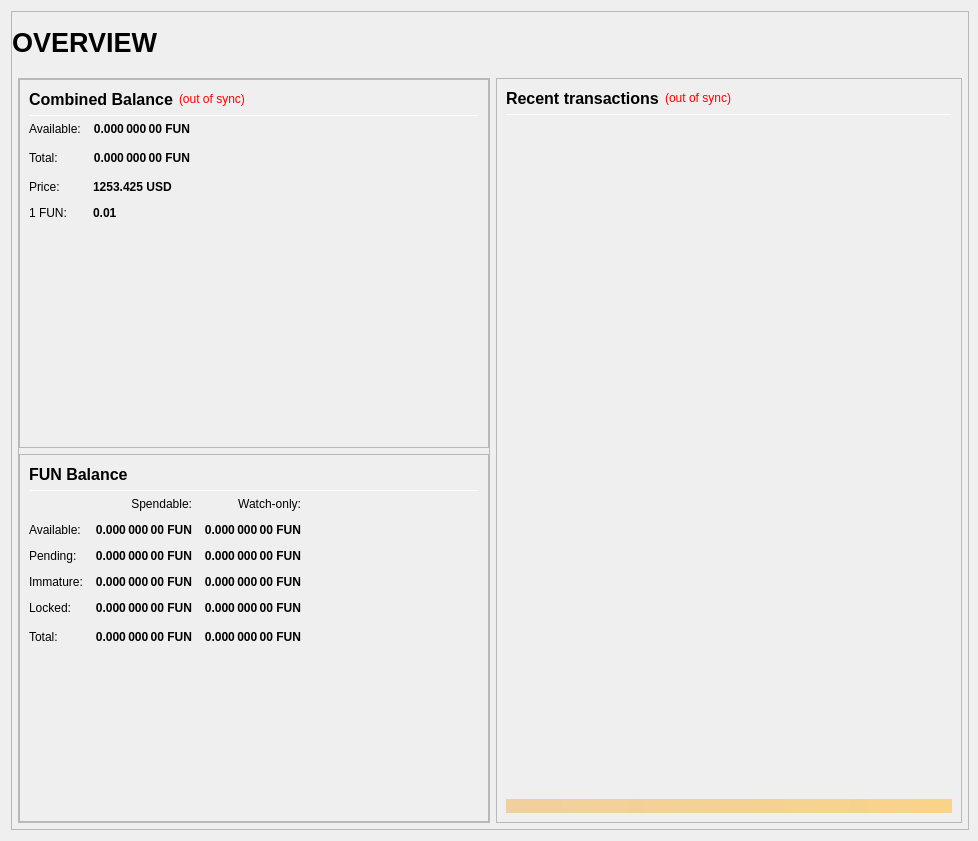
<?xml version="1.0" encoding="UTF-8"?>
<ui version="4.0">
 <class>OverviewPage</class>
 <widget class="QWidget" name="OverviewPage">
  <property name="geometry">
   <rect>
    <x>0</x>
    <y>0</y>
    <width>978</width>
    <height>841</height>
   </rect>
  </property>
  <property name="minimumSize">
   <size>
    <width>960</width>
    <height>682</height>
   </size>
  </property>
  <property name="windowTitle">
   <string>Form</string>
  </property>
  <layout class="QVBoxLayout" name="topLayout" stretch="1">
   <property name="rightMargin">
    <number>9</number>
   </property>
   <item>
    <widget class="QFrame" name="frame_BG">
     <property name="minimumSize">
      <size>
       <width>850</width>
       <height>610</height>
      </size>
     </property>
     <property name="maximumSize">
      <size>
       <width>16777215</width>
       <height>16777215</height>
      </size>
     </property>
     <property name="frameShape">
      <enum>QFrame::StyledPanel</enum>
     </property>
     <property name="frameShadow">
      <enum>QFrame::Raised</enum>
     </property>
     <layout class="QVBoxLayout" name="verticalLayout_3" stretch="1">
      <property name="leftMargin">
       <number>0</number>
      </property>
      <property name="topMargin">
       <number>0</number>
      </property>
      <property name="rightMargin">
       <number>0</number>
      </property>
      <property name="bottomMargin">
       <number>6</number>
      </property>
      <item>
       <layout class="QVBoxLayout" name="verticalLayout_Master" stretch="0,1">
        <property name="leftMargin">
         <number>0</number>
        </property>
        <property name="topMargin">
         <number>0</number>
        </property>
        <property name="rightMargin">
         <number>0</number>
        </property>
        <property name="bottomMargin">
         <number>0</number>
        </property>
        <item>
         <widget class="QFrame" name="frame_Header">
          <layout class="QVBoxLayout" name="verticalLayout_Header" stretch="0">
           <property name="leftMargin">
            <number>0</number>
           </property>
           <property name="topMargin">
            <number>0</number>
           </property>
           <property name="rightMargin">
            <number>0</number>
           </property>
           <property name="bottomMargin">
            <number>0</number>
           </property>
           <item>
            <layout class="QHBoxLayout" name="horizontalLayout_Header" stretch="1,0,1">
             <property name="spacing">
              <number>6</number>
             </property>
             <item>
              <widget class="QLabel" name="labelOverviewHeaderLeft">
               <property name="minimumSize">
                <size>
                 <width>464</width>
                 <height>60</height>
                </size>
               </property>
               <property name="maximumSize">
                <size>
                 <width>16777215</width>
                 <height>60</height>
                </size>
               </property>
               <property name="font">
                <font>
                 <pointsize>20</pointsize>
                 <weight>75</weight>
                 <bold>true</bold>
                </font>
               </property>
               <property name="text">
                <string>OVERVIEW</string>
               </property>
               <property name="alignment">
                <set>Qt::AlignLeading|Qt::AlignLeft|Qt::AlignVCenter</set>
               </property>
              </widget>
             </item>
             <item>
              <spacer name="horizontalSpacer_Header">
               <property name="orientation">
                <enum>Qt::Horizontal</enum>
               </property>
               <property name="sizeHint" stdset="0">
                <size>
                 <width>40</width>
                 <height>20</height>
                </size>
               </property>
              </spacer>
             </item>
             <item>
              <widget class="QLabel" name="labelOverviewHeaderRight">
               <property name="minimumSize">
                <size>
                 <width>464</width>
                 <height>60</height>
                </size>
               </property>
               <property name="maximumSize">
                <size>
                 <width>16777215</width>
                 <height>60</height>
                </size>
               </property>
               <property name="font">
                <font>
                 <pointsize>14</pointsize>
                </font>
               </property>
               <property name="text">
                <string/>
               </property>
               <property name="alignment">
                <set>Qt::AlignRight|Qt::AlignTrailing|Qt::AlignVCenter</set>
               </property>
              </widget>
             </item>
            </layout>
           </item>
          </layout>
         </widget>
        </item>
        <item>
         <widget class="QFrame" name="frame_Content">
          <layout class="QVBoxLayout" name="verticalLayout_Content">
           <property name="leftMargin">
            <number>6</number>
           </property>
           <property name="topMargin">
            <number>0</number>
           </property>
           <property name="rightMargin">
            <number>6</number>
           </property>
           <property name="bottomMargin">
            <number>0</number>
           </property>
           <item>
            <layout class="QHBoxLayout" name="horizontalLayout_Content" stretch="1,1">
             <property name="spacing">
              <number>6</number>
             </property>
             <item>
              <layout class="QVBoxLayout" name="verticalLayout_left" stretch="1">
               <item>
                <widget class="QFrame" name="frameObfuscation">
                 <property name="minimumSize">
                  <size>
                   <width>0</width>
                   <height>0</height>
                  </size>
                 </property>
                 <property name="frameShape">
                  <enum>QFrame::StyledPanel</enum>
                 </property>
                 <property name="frameShadow">
                  <enum>QFrame::Raised</enum>
                 </property>
                 <layout class="QVBoxLayout" name="verticalLayout" stretch="0,0,0">
                  <property name="leftMargin">
                   <number>0</number>
                  </property>
                  <property name="topMargin">
                   <number>0</number>
                  </property>
                  <property name="rightMargin">
                   <number>0</number>
                  </property>
                  <property name="bottomMargin">
                   <number>0</number>
                  </property>
                  <item>
                   <widget class="QFrame" name="frame_CombinedBalances">
                    <property name="minimumSize">
                     <size>
                      <width>470</width>
                      <height>0</height>
                     </size>
                    </property>
                    <property name="frameShape">
                     <enum>QFrame::StyledPanel</enum>
                    </property>
                    <property name="frameShadow">
                     <enum>QFrame::Raised</enum>
                    </property>
                    <layout class="QVBoxLayout" name="verticalLayout_5">
                     <item>
                      <layout class="QHBoxLayout" name="horizontalLayout_5" stretch="0,0,0">
                       <item>
                        <widget class="QLabel" name="label_5z">
                         <property name="minimumSize">
                          <size>
                           <width>0</width>
                           <height>20</height>
                          </size>
                         </property>
                         <property name="font">
                          <font>
                           <pointsize>12</pointsize>
                           <weight>75</weight>
                           <bold>true</bold>
                          </font>
                         </property>
                         <property name="toolTip">
                          <string>Combined Balance (including unconfirmed and immature coins)</string>
                         </property>
                         <property name="text">
                          <string>Combined Balance</string>
                         </property>
                        </widget>
                       </item>
                       <item>
                        <widget class="QLabel" name="labelWalletStatus">
                         <property name="cursor">
                          <cursorShape>WhatsThisCursor</cursorShape>
                         </property>
                         <property name="toolTip">
                          <string>The displayed information may be out of date. Your wallet automatically synchronizes with the FunCoin network after a connection is established, but this process has not completed yet.</string>
                         </property>
                         <property name="styleSheet">
                          <string notr="true">QLabel { color: red; }</string>
                         </property>
                         <property name="text">
                          <string notr="true">(out of sync)</string>
                         </property>
                         <property name="alignment">
                          <set>Qt::AlignLeading|Qt::AlignLeft|Qt::AlignVCenter</set>
                         </property>
                        </widget>
                       </item>
                       <item>
                        <spacer name="horizontalSpacer_1">
                         <property name="orientation">
                          <enum>Qt::Horizontal</enum>
                         </property>
                         <property name="sizeHint" stdset="0">
                          <size>
                           <width>40</width>
                           <height>20</height>
                          </size>
                         </property>
                        </spacer>
                       </item>
                      </layout>
                     </item>
                     <item>
                      <widget class="Line" name="line_CombinedBalance">
                       <property name="minimumSize">
                        <size>
                         <width>0</width>
                         <height>1</height>
                        </size>
                       </property>
                       <property name="maximumSize">
                        <size>
                         <width>16777215</width>
                         <height>1</height>
                        </size>
                       </property>
                       <property name="orientation">
                        <enum>Qt::Horizontal</enum>
                       </property>
                      </widget>
                     </item>
                     <item>
                      <layout class="QGridLayout" name="gridLayout_3">
                       <property name="spacing">
                        <number>12</number>
                       </property>
                       <item row="1" column="0">
                        <widget class="QLabel" name="labelBalanceTextz">
                         <property name="text">
                          <string>Available:</string>
                         </property>
                        </widget>
                       </item>
                       <item row="1" column="1">
                        <widget class="QLabel" name="labelBalancez">
                         <property name="font">
                          <font>
                           <weight>75</weight>
                           <bold>true</bold>
                          </font>
                         </property>
                         <property name="cursor">
                          <cursorShape>IBeamCursor</cursorShape>
                         </property>
                         <property name="toolTip">
                          <string>Your current spendable balance</string>
                         </property>
                         <property name="text">
                          <string notr="true">0.000 000 00 FUN</string>
                         </property>
                         <property name="alignment">
                          <set>Qt::AlignRight|Qt::AlignTrailing|Qt::AlignVCenter</set>
                         </property>
                         <property name="textInteractionFlags">
                          <set>Qt::LinksAccessibleByMouse|Qt::TextSelectableByKeyboard|Qt::TextSelectableByMouse</set>
                         </property>
                        </widget>
                       </item>
                       <item row="2" column="0">
                        <widget class="QLabel" name="labelTotalTextz">
                         <property name="text">
                          <string>Total:</string>
                         </property>
                        </widget>
                       </item>
                       <item row="2" column="1">
                        <widget class="QLabel" name="labelTotalz">
                         <property name="font">
                          <font>
                           <weight>75</weight>
                           <bold>true</bold>
                          </font>
                         </property>
                         <property name="cursor">
                          <cursorShape>IBeamCursor</cursorShape>
                         </property>
                         <property name="toolTip">
                          <string>Total Balance, including all unavailable coins.</string>
                         </property>
                         <property name="text">
                          <string notr="true">0.000 000 00 FUN</string>
                         </property>
                         <property name="alignment">
                          <set>Qt::AlignRight|Qt::AlignTrailing|Qt::AlignVCenter</set>
                         </property>
                         <property name="textInteractionFlags">
                          <set>Qt::LinksAccessibleByMouse|Qt::TextSelectableByKeyboard|Qt::TextSelectableByMouse</set>
                         </property>
                        </widget>
                       </item>
                       <item row="2" column="3">
                        <spacer name="horizontalSpacer_2">
                         <property name="orientation">
                          <enum>Qt::Horizontal</enum>
                         </property>
                         <property name="sizeHint" stdset="0">
                          <size>
                           <width>40</width>
                           <height>20</height>
                          </size>
                         </property>
                        </spacer>
                       </item>
                       <item row="3" column="0">
                        <widget class="QLabel" name="labelPriceTextz">
                         <property name="text">
                          <string>Price:</string>
                         </property>
                        </widget>
                       </item>
                       <item row="3" column="1">
                        <widget class="QLabel" name="labelPricez">
                         <property name="font">
                          <font>
                           <weight>75</weight>
                           <bold>true</bold>
                          </font>
                         </property>
                         <property name="cursor">
                          <cursorShape>IBeamCursor</cursorShape>
                         </property>
                         <property name="toolTip">
                          <string>Total cost of coins</string>
                         </property>
                         <property name="text">
                          <string>1253.425 USD</string>
                         </property>
                        </widget>
                       </item>
                       <item row="4" column="0">
                        <widget class="QLabel" name="labelUSDPriceTextz">
                         <property name="text">
                          <string>1 FUN:</string>
                         </property>
                        </widget>
                       </item>
                       <item row="4" column="1">
                        <widget class="QLabel" name="labelUSDPricez">
                         <property name="font">
                          <font>
                           <weight>75</weight>
                           <bold>true</bold>
                          </font>
                         </property>
                         <property name="cursor">
                         <cursorShape>IBeamCursor</cursorShape>
                         </property>
                         <property name="toolTip">
                          <string>Cost of 1 FUN coin</string>
                         </property>
                         <property name="text">
                          <string>0.01</string>
                         </property>
                        </widget>
                       </item>			
                      </layout>
                     </item>
                     <item>
                      <spacer name="verticalSpacer_1">
                       <property name="orientation">
                        <enum>Qt::Vertical</enum>
                       </property>
                       <property name="sizeHint" stdset="0">
                        <size>
                         <width>20</width>
                         <height>40</height>
                        </size>
                       </property>
                      </spacer>
                     </item>
                    </layout>
                   </widget>
                  </item>
                  <item>
                   <widget class="QFrame" name="frame_Balances">
                    <property name="frameShape">
                     <enum>QFrame::StyledPanel</enum>
                    </property>
                    <property name="frameShadow">
                     <enum>QFrame::Raised</enum>
                    </property>
                    <layout class="QVBoxLayout" name="verticalLayout_4">
                     <item>
                      <layout class="QHBoxLayout" name="horizontalLayout_4">
                       <item>
                        <widget class="QLabel" name="label_5">
                         <property name="minimumSize">
                          <size>
                           <width>0</width>
                           <height>20</height>
                          </size>
                         </property>
                         <property name="font">
                          <font>
                           <pointsize>12</pointsize>
                           <weight>75</weight>
                           <bold>true</bold>
                          </font>
                         </property>
                         <property name="text">
                          <string>FUN Balance</string>
                         </property>
                        </widget>
                       </item>
                       <item>
                        <spacer name="horizontalSpacer_3">
                         <property name="orientation">
                          <enum>Qt::Horizontal</enum>
                         </property>
                         <property name="sizeHint" stdset="0">
                          <size>
                           <width>40</width>
                           <height>20</height>
                          </size>
                         </property>
                        </spacer>
                       </item>
                      </layout>
                     </item>
                     <item>
                      <widget class="Line" name="line_Balance">
                       <property name="minimumSize">
                        <size>
                         <width>0</width>
                         <height>1</height>
                        </size>
                       </property>
                       <property name="maximumSize">
                        <size>
                         <width>16777215</width>
                         <height>1</height>
                        </size>
                       </property>
                       <property name="orientation">
                        <enum>Qt::Horizontal</enum>
                       </property>
                      </widget>
                     </item>
                     <item>
                      <layout class="QGridLayout" name="gridLayout">
                       <property name="spacing">
                        <number>12</number>
                       </property>
                       <item row="0" column="1">
                        <widget class="QLabel" name="labelSpendable">
                         <property name="text">
                          <string>Spendable:</string>
                         </property>
                         <property name="alignment">
                          <set>Qt::AlignRight|Qt::AlignTrailing|Qt::AlignVCenter</set>
                         </property>
                        </widget>
                       </item>
                       <item row="0" column="2">
                        <widget class="QLabel" name="labelWatchonly">
                         <property name="text">
                          <string>Watch-only:</string>
                         </property>
                         <property name="alignment">
                          <set>Qt::AlignRight|Qt::AlignTrailing|Qt::AlignVCenter</set>
                         </property>
                        </widget>
                       </item>
                       <item row="1" column="0">
                        <widget class="QLabel" name="labelBalanceText">
                         <property name="text">
                          <string>Available:</string>
                         </property>
                        </widget>
                       </item>
                       <item row="1" column="1">
                        <widget class="QLabel" name="labelBalance">
                         <property name="font">
                          <font>
                           <weight>75</weight>
                           <bold>true</bold>
                          </font>
                         </property>
                         <property name="cursor">
                          <cursorShape>IBeamCursor</cursorShape>
                         </property>
                         <property name="toolTip">
                          <string>Your current spendable balance</string>
                         </property>
                         <property name="text">
                          <string notr="true">0.000 000 00 FUN</string>
                         </property>
                         <property name="alignment">
                          <set>Qt::AlignRight|Qt::AlignTrailing|Qt::AlignVCenter</set>
                         </property>
                         <property name="textInteractionFlags">
                          <set>Qt::LinksAccessibleByMouse|Qt::TextSelectableByKeyboard|Qt::TextSelectableByMouse</set>
                         </property>
                        </widget>
                       </item>
                       <item row="1" column="2">
                        <widget class="QLabel" name="labelWatchAvailable">
                         <property name="font">
                          <font>
                           <weight>75</weight>
                           <bold>true</bold>
                          </font>
                         </property>
                         <property name="cursor">
                          <cursorShape>IBeamCursor</cursorShape>
                         </property>
                         <property name="toolTip">
                          <string>Your current balance in watch-only addresses</string>
                         </property>
                         <property name="text">
                          <string notr="true">0.000 000 00 FUN</string>
                         </property>
                         <property name="alignment">
                          <set>Qt::AlignRight|Qt::AlignTrailing|Qt::AlignVCenter</set>
                         </property>
                         <property name="textInteractionFlags">
                          <set>Qt::LinksAccessibleByMouse|Qt::TextSelectableByKeyboard|Qt::TextSelectableByMouse</set>
                         </property>
                        </widget>
                       </item>
                       <item row="2" column="0">
                        <widget class="QLabel" name="labelPendingText">
                         <property name="text">
                          <string>Pending:</string>
                         </property>
                        </widget>
                       </item>
                       <item row="2" column="1">
                        <widget class="QLabel" name="labelUnconfirmed">
                         <property name="font">
                          <font>
                           <weight>75</weight>
                           <bold>true</bold>
                          </font>
                         </property>
                         <property name="cursor">
                          <cursorShape>IBeamCursor</cursorShape>
                         </property>
                         <property name="toolTip">
                          <string>Total of transactions that have yet to be confirmed, and do not yet count toward the spendable balance</string>
                         </property>
                         <property name="text">
                          <string notr="true">0.000 000 00 FUN</string>
                         </property>
                         <property name="alignment">
                          <set>Qt::AlignRight|Qt::AlignTrailing|Qt::AlignVCenter</set>
                         </property>
                         <property name="textInteractionFlags">
                          <set>Qt::LinksAccessibleByMouse|Qt::TextSelectableByKeyboard|Qt::TextSelectableByMouse</set>
                         </property>
                        </widget>
                       </item>
                       <item row="2" column="2">
                        <widget class="QLabel" name="labelWatchPending">
                         <property name="font">
                          <font>
                           <weight>75</weight>
                           <bold>true</bold>
                          </font>
                         </property>
                         <property name="cursor">
                          <cursorShape>IBeamCursor</cursorShape>
                         </property>
                         <property name="toolTip">
                          <string>Unconfirmed transactions to watch-only addresses</string>
                         </property>
                         <property name="text">
                          <string notr="true">0.000 000 00 FUN</string>
                         </property>
                         <property name="alignment">
                          <set>Qt::AlignRight|Qt::AlignTrailing|Qt::AlignVCenter</set>
                         </property>
                         <property name="textInteractionFlags">
                          <set>Qt::LinksAccessibleByMouse|Qt::TextSelectableByKeyboard|Qt::TextSelectableByMouse</set>
                         </property>
                        </widget>
                       </item>
                       <item row="3" column="0">
                        <widget class="QLabel" name="labelImmatureText">
                         <property name="text">
                          <string>Immature:</string>
                         </property>
                        </widget>
                       </item>
                       <item row="3" column="1">
                        <widget class="QLabel" name="labelImmature">
                         <property name="font">
                          <font>
                           <weight>75</weight>
                           <bold>true</bold>
                          </font>
                         </property>
                         <property name="cursor">
                          <cursorShape>IBeamCursor</cursorShape>
                         </property>
                         <property name="toolTip">
                          <string>Staked or masternode rewards that has not yet matured</string>
                         </property>
                         <property name="text">
                          <string notr="true">0.000 000 00 FUN</string>
                         </property>
                         <property name="alignment">
                          <set>Qt::AlignRight|Qt::AlignTrailing|Qt::AlignVCenter</set>
                         </property>
                         <property name="textInteractionFlags">
                          <set>Qt::LinksAccessibleByMouse|Qt::TextSelectableByKeyboard|Qt::TextSelectableByMouse</set>
                         </property>
                        </widget>
                       </item>
                       <item row="3" column="2">
                        <widget class="QLabel" name="labelWatchImmature">
                         <property name="font">
                          <font>
                           <weight>75</weight>
                           <bold>true</bold>
                          </font>
                         </property>
                         <property name="cursor">
                          <cursorShape>IBeamCursor</cursorShape>
                         </property>
                         <property name="toolTip">
                          <string>Staked or masternode rewards in watch-only addresses that has not yet matured</string>
                         </property>
                         <property name="text">
                          <string notr="true">0.000 000 00 FUN</string>
                         </property>
                         <property name="alignment">
                          <set>Qt::AlignRight|Qt::AlignTrailing|Qt::AlignVCenter</set>
                         </property>
                         <property name="textInteractionFlags">
                          <set>Qt::LinksAccessibleByMouse|Qt::TextSelectableByKeyboard|Qt::TextSelectableByMouse</set>
                         </property>
                        </widget>
                       </item>
                       <item row="4" column="0">
                        <widget class="QLabel" name="labelLockedBalanceText">
                         <property name="toolTip">
                          <string>Locked FUN or Masternode collaterals. These are excluded from zfun minting.</string>
                         </property>
                         <property name="text">
                          <string>Locked:</string>
                         </property>
                        </widget>
                       </item>
                       <item row="4" column="1">
                        <widget class="QLabel" name="labelLockedBalance">
                         <property name="font">
                          <font>
                           <weight>75</weight>
                           <bold>true</bold>
                          </font>
                         </property>
                         <property name="cursor">
                          <cursorShape>IBeamCursor</cursorShape>
                         </property>
                         <property name="toolTip">
                          <string>Locked FUN or Masternode collaterals. These are excluded from zfun minting.</string>
                         </property>
                         <property name="text">
                          <string notr="true">0.000 000 00 FUN</string>
                         </property>
                         <property name="alignment">
                          <set>Qt::AlignRight|Qt::AlignTrailing|Qt::AlignVCenter</set>
                         </property>
                         <property name="textInteractionFlags">
                          <set>Qt::LinksAccessibleByMouse|Qt::TextSelectableByKeyboard|Qt::TextSelectableByMouse</set>
                         </property>
                        </widget>
                       </item>
                       <item row="4" column="2">
                        <widget class="QLabel" name="labelWatchLocked">
                         <property name="font">
                          <font>
                           <weight>75</weight>
                           <bold>true</bold>
                          </font>
                         </property>
                         <property name="cursor">
                          <cursorShape>IBeamCursor</cursorShape>
                         </property>
                         <property name="toolTip">
                          <string>Current locked balance in watch-only addresses</string>
                         </property>
                         <property name="text">
                          <string notr="true">0.000 000 00 FUN</string>
                         </property>
                         <property name="alignment">
                          <set>Qt::AlignRight|Qt::AlignTrailing|Qt::AlignVCenter</set>
                         </property>
                         <property name="textInteractionFlags">
                          <set>Qt::LinksAccessibleByMouse|Qt::TextSelectableByKeyboard|Qt::TextSelectableByMouse</set>
                         </property>
                        </widget>
                       </item>
                       <item row="5" column="0">
                        <widget class="QLabel" name="labelTotalText">
                         <property name="toolTip">
                          <string>Your current FunCoin balance, unconfirmed and immature transactions included</string>
                         </property>
                         <property name="text">
                          <string>Total:</string>
                         </property>
                        </widget>
                       </item>
                       <item row="5" column="1">
                        <widget class="QLabel" name="labelTotal">
                         <property name="font">
                          <font>
                           <weight>75</weight>
                           <bold>true</bold>
                          </font>
                         </property>
                         <property name="cursor">
                          <cursorShape>IBeamCursor</cursorShape>
                         </property>
                         <property name="toolTip">
                          <string>Your current FunCoin balance, unconfirmed and immature transactions included</string>
                         </property>
                         <property name="text">
                          <string notr="true">0.000 000 00 FUN</string>
                         </property>
                         <property name="alignment">
                          <set>Qt::AlignRight|Qt::AlignTrailing|Qt::AlignVCenter</set>
                         </property>
                         <property name="textInteractionFlags">
                          <set>Qt::LinksAccessibleByMouse|Qt::TextSelectableByKeyboard|Qt::TextSelectableByMouse</set>
                         </property>
                        </widget>
                       </item>
                       <item row="5" column="2">
                        <widget class="QLabel" name="labelWatchTotal">
                         <property name="font">
                          <font>
                           <weight>75</weight>
                           <bold>true</bold>
                          </font>
                         </property>
                         <property name="cursor">
                          <cursorShape>IBeamCursor</cursorShape>
                         </property>
                         <property name="toolTip">
                          <string>Current total balance in watch-only addresses</string>
                         </property>
                         <property name="text">
                          <string notr="true">0.000 000 00 FUN</string>
                         </property>
                         <property name="alignment">
                          <set>Qt::AlignRight|Qt::AlignTrailing|Qt::AlignVCenter</set>
                         </property>
                         <property name="textInteractionFlags">
                          <set>Qt::LinksAccessibleByMouse|Qt::TextSelectableByKeyboard|Qt::TextSelectableByMouse</set>
                         </property>
                        </widget>
                       </item>
                       <item row="5" column="3">
                        <spacer name="horizontalSpacer_9">
                         <property name="orientation">
                          <enum>Qt::Horizontal</enum>
                         </property>
                         <property name="sizeHint" stdset="0">
                          <size>
                           <width>40</width>
                           <height>20</height>
                          </size>
                         </property>
                        </spacer>
                       </item>
                      </layout>
                     </item>
                     <item>
                      <spacer name="verticalSpacer_3">
                       <property name="orientation">
                        <enum>Qt::Vertical</enum>
                       </property>
                       <property name="sizeHint" stdset="0">
                        <size>
                         <width>20</width>
                         <height>40</height>
                        </size>
                       </property>
                      </spacer>
                     </item>
                    </layout>
                   </widget>
                  </item>
                 </layout>
                </widget>
               </item>
              </layout>
             </item>
             <item>
              <layout class="QVBoxLayout" name="verticalLayout_right" stretch="1">
               <item>
                <widget class="QFrame" name="frame_RecentTransactions">
                 <property name="minimumSize">
                  <size>
                   <width>0</width>
                   <height>0</height>
                  </size>
                 </property>
                 <property name="frameShape">
                  <enum>QFrame::StyledPanel</enum>
                 </property>
                 <property name="frameShadow">
                  <enum>QFrame::Raised</enum>
                 </property>
                 <layout class="QVBoxLayout" name="verticalLayout_1" stretch="0,0,0,0,0">
                  <item>
                   <layout class="QHBoxLayout" name="horizontalLayout_2">
                    <item>
                     <widget class="QLabel" name="label_4">
                      <property name="minimumSize">
                       <size>
                        <width>0</width>
                        <height>20</height>
                       </size>
                      </property>
                      <property name="font">
                       <font>
                        <pointsize>12</pointsize>
                        <weight>75</weight>
                        <bold>true</bold>
                       </font>
                      </property>
                      <property name="text">
                       <string>Recent transactions</string>
                      </property>
                     </widget>
                    </item>
                    <item>
                     <widget class="QLabel" name="labelTransactionsStatus">
                      <property name="cursor">
                       <cursorShape>WhatsThisCursor</cursorShape>
                      </property>
                      <property name="toolTip">
                       <string>The displayed information may be out of date. Your wallet automatically synchronizes with the FunCoin network after a connection is established, but this process has not completed yet.</string>
                      </property>
                      <property name="styleSheet">
                       <string notr="true">QLabel { color: red; }</string>
                      </property>
                      <property name="text">
                       <string notr="true">(out of sync)</string>
                      </property>
                      <property name="alignment">
                       <set>Qt::AlignRight|Qt::AlignTrailing|Qt::AlignVCenter</set>
                      </property>
                     </widget>
                    </item>
                    <item>
                     <spacer name="horizontalSpacer">
                      <property name="orientation">
                       <enum>Qt::Horizontal</enum>
                      </property>
                      <property name="sizeHint" stdset="0">
                       <size>
                        <width>40</width>
                        <height>20</height>
                       </size>
                      </property>
                     </spacer>
                    </item>
                   </layout>
                  </item>
                  <item>
                   <widget class="Line" name="line">
                    <property name="minimumSize">
                     <size>
                      <width>0</width>
                      <height>1</height>
                     </size>
                    </property>
                    <property name="maximumSize">
                     <size>
                      <width>16777215</width>
                      <height>1</height>
                     </size>
                    </property>
                    <property name="orientation">
                     <enum>Qt::Horizontal</enum>
                    </property>
                   </widget>
                  </item>
                  <item>
                   <widget class="QListView" name="listTransactions">
                    <property name="minimumSize">
                     <size>
                      <width>0</width>
                      <height>0</height>
                     </size>
                    </property>
                    <property name="styleSheet">
                     <string notr="true">QListView { background: transparent; }</string>
                    </property>
                    <property name="frameShape">
                     <enum>QFrame::NoFrame</enum>
                    </property>
                    <property name="verticalScrollBarPolicy">
                     <enum>Qt::ScrollBarAlwaysOff</enum>
                    </property>
                    <property name="horizontalScrollBarPolicy">
                     <enum>Qt::ScrollBarAlwaysOff</enum>
                    </property>
                    <property name="selectionMode">
                     <enum>QAbstractItemView::NoSelection</enum>
                    </property>
                   </widget>
                  </item>
                  <item>
                   <spacer name="verticalSpacer_2">
                    <property name="orientation">
                     <enum>Qt::Vertical</enum>
                    </property>
                    <property name="sizeType">
                     <enum>QSizePolicy::Expanding</enum>
                    </property>
                    <property name="sizeHint" stdset="0">
                     <size>
                      <width>20</width>
                      <height>40</height>
                     </size>
                    </property>
                   </spacer>
                  </item>
                  <item>
                   <widget class="QLabel" name="labelAlerts">
                    <property name="maximumSize">
                     <size>
                      <width>16777215</width>
                      <height>16777215</height>
                     </size>
                    </property>
                    <property name="styleSheet">
                     <string notr="true">background-color: qlineargradient(x1: 0, y1: 0, x2: 1, y2: 0, stop:0 #F0D0A0, stop:1 #F8D488); color:#000000;</string>
                    </property>
                    <property name="text">
                     <string/>
                    </property>
                    <property name="wordWrap">
                     <bool>true</bool>
                    </property>
                    <property name="margin">
                     <number>3</number>
                    </property>
                   </widget>
                  </item>
                 </layout>
                </widget>
               </item>
              </layout>
             </item>
            </layout>
           </item>
          </layout>
         </widget>
        </item>
       </layout>
      </item>
     </layout>
    </widget>
   </item>
  </layout>
 </widget>
 <resources/>
 <connections/>
</ui>
